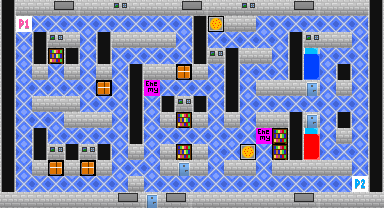

Tiled map render using the project's own tile images. Description and the whole map definition, tile-layer contents included, below:
An orthogonal 24x13 tile map with 16x16 px tiles, 1 tile layer (Tile Layer 1).

<map version="1.5" tiledversion="1.5.0" orientation="orthogonal" renderorder="right-down" width="24" height="13" tilewidth="16" tileheight="16" infinite="0" nextlayerid="3" nextobjectid="1">
 <tileset firstgid="1" name="map-tiles" tilewidth="16" tileheight="16" tilecount="64" columns="8">
  <image source="map-tiles.png" width="128" height="128" />
  <tile id="7">
   <properties>
    <property name="walkable" type="bool" value="true" />
   </properties>
  </tile>
 </tileset>
 <layer id="1" name="Tile Layer 1" width="24" height="13">
  <data encoding="csv">
7,1,1,4,5,1,1,3,1,1,1,4,5,1,1,3,1,1,4,5,1,1,1,7,
7,25,6,6,6,6,6,6,6,6,6,6,7,51,1,1,6,6,6,6,6,6,6,7,
7,6,7,3,1,6,7,1,1,1,1,6,7,6,6,6,6,6,7,3,1,1,6,7,
7,6,7,47,7,6,7,6,6,6,6,6,7,3,7,1,1,6,7,35,6,6,6,7,
7,6,1,6,1,6,1,6,7,1,1,39,1,6,7,6,6,6,7,43,6,7,6,7,
7,6,6,6,6,6,39,6,7,29,6,6,6,6,7,6,1,1,1,2,6,1,6,7,
7,6,1,1,1,6,6,6,7,6,7,3,7,6,7,6,6,6,6,6,6,6,6,7,
7,6,6,6,1,1,1,6,7,6,1,47,1,6,1,6,1,1,7,2,6,7,6,7,
7,6,7,6,6,6,6,6,7,6,6,6,6,6,6,6,29,47,7,33,6,1,6,7,
7,6,7,3,7,3,7,6,1,6,1,47,1,6,6,51,6,47,7,41,6,6,6,7,
7,6,1,39,1,39,1,6,6,6,1,2,1,6,1,1,6,1,1,1,1,1,6,7,
7,6,6,6,6,6,6,6,1,6,6,6,6,6,6,6,6,6,6,6,6,6,26,7,
1,1,1,1,1,1,1,4,5,2,4,5,1,1,1,1,1,1,4,5,1,1,1,1
</data>
 </layer>
</map>